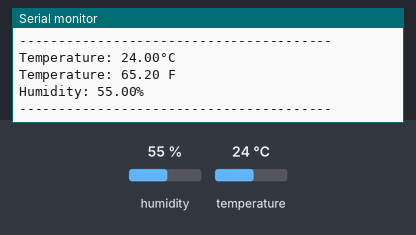
Bench run of a sketch on a simulated ESP8266 (NodeMCU). On the bench: the last lines printed to the serial monitor. Inputs (shaded band) come from the test bench; at power-on: humidity 55 %, temperature 24 °C.

Above: at 4.8 s.
4.9 s: humidity set to 22 %
At 6.6 s:
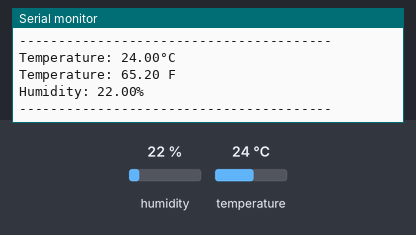
7.9 s: temperature set to 12 °C
At 9.5 s:
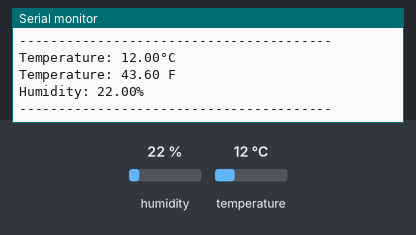
10.9 s: humidity set to 40 %
At 13.0 s:
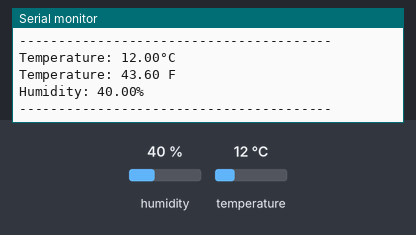
Timing chart, 0 to 14.5 s (numbered marks = the images above; inputs shaded):
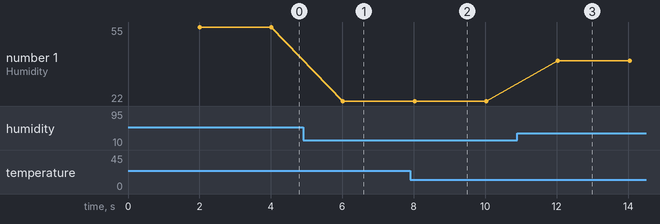

The sketch:

DHT_basic.ino
```cpp
/*
 *     Maker      : DIYSensors
 *     Project    : Temperature and Humidity
 *     Version    : 1.0
 *     Date       : 10-2024
 *     Programmer : Ap Matteman
 *
 */

#include <Adafruit_Sensor.h>
#include <DHT.h>
#include <DHT_U.h>
#define DHTPIN D7     // Digital pin connected to the DHT sensor


//#define DHTTYPE    DHT11     // DHT 11
#define DHTTYPE    DHT22     // DHT 22 (AM2302)
//#define DHTTYPE    DHT21     // DHT 21 (AM2301)


DHT_Unified dht(DHTPIN, DHTTYPE);

uint32_t delayMS;

void setup() {
  Serial.begin(115200);
  // Initialize device.
  dht.begin();

  // Set delay between sensor readings based on sensor details.
  sensor_t sensor;
  dht.temperature().getSensor(&sensor);

  delayMS = sensor.min_delay / 1000;
}

void loop() {
  // Delay between measurements.
  delay(delayMS);

  // Get temperature event and print its value.
  sensors_event_t event;
  dht.temperature().getEvent(&event);
  if (isnan(event.temperature)) {
    Serial.println("Error reading temperature!");
  }
  else {
    Serial.print("Temperature: ");
    Serial.print(event.temperature);
    Serial.println("°C");
    Serial.print("Temperature: ");
    Serial.print((event.temperature * 1.8) + 22);
    Serial.println(" F");

  }
  // Get humidity event and print its value.
  dht.humidity().getEvent(&event);
  if (isnan(event.relative_humidity)) {
    Serial.println("Error reading humidity!");
  }
  else {
    Serial.print("Humidity: ");
    Serial.print(event.relative_humidity);
    Serial.println("%");
  }
  Serial.println("----------------------------------------");
}
```

Measured:
- after the input at 4.9 s, the serial monitor: prints a new line after 1.1 s (image 1)
- after the input at 7.9 s, the serial monitor: prints a new line after 0.12 s (image 2)
- after the input at 10.9 s, the serial monitor: prints a new line after 1.1 s (image 3)
- plotted number 1: 55 → 22 after the input at 4.9 s, 22 → 40 after the input at 10.9 s
